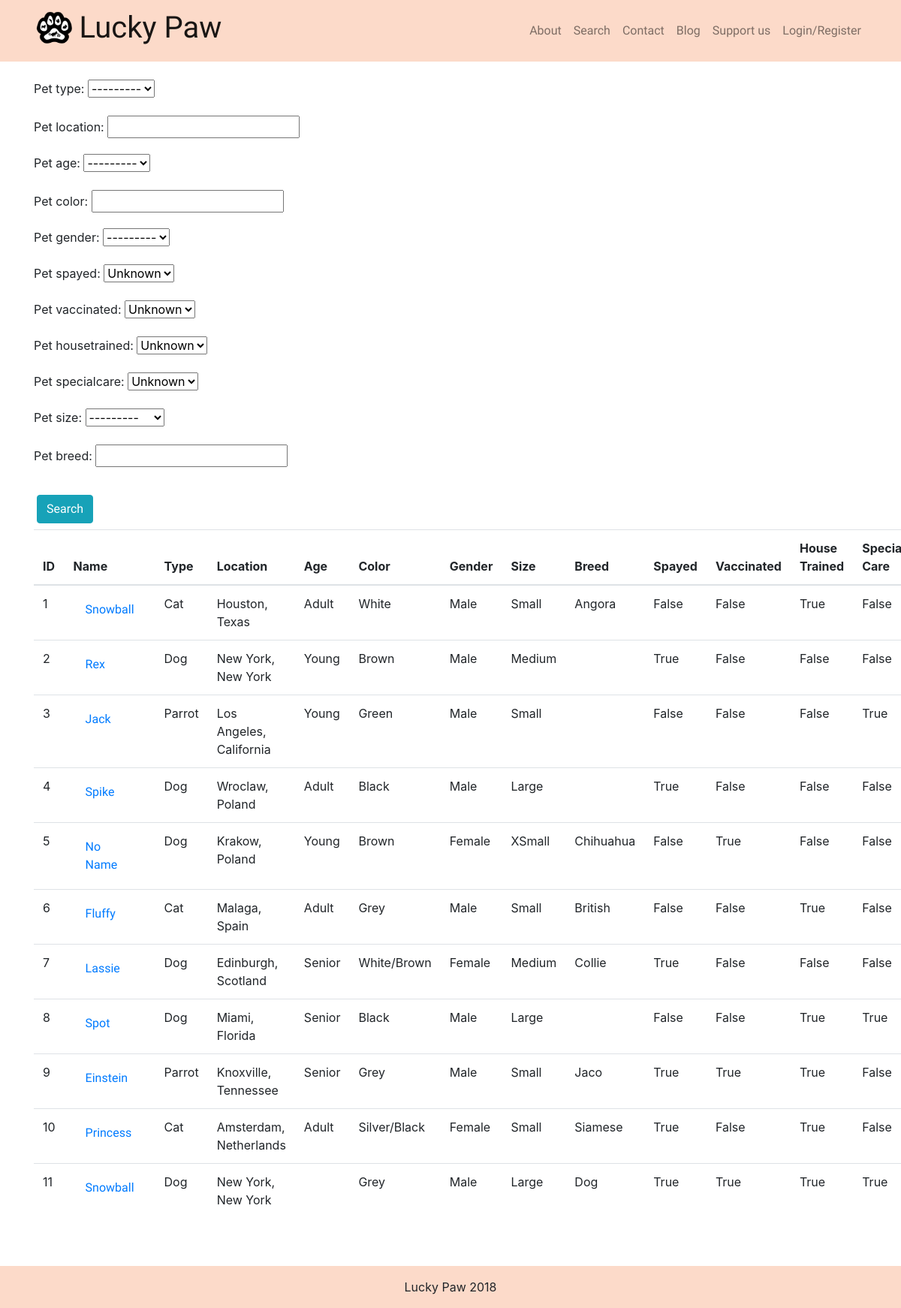
The app's page /search/ with its own data.
### app/models.py (models this page shows, shortened)
class Pet(models.Model):
    pet_id = models.AutoField(primary_key=True)
    pet_name = models.CharField(max_length=50, default ='No Name', blank=False)
    pet_type_choice = (('Cat','Cat'),('Dog','Dog'),('Parrot','Parrot'))
    pet_type = models.CharField(max_length=50, choices=pet_type_choice, blank=True)
    pet_location = models.CharField(max_length=50, default='', blank=True)
    pet_age_choice = (('Young','Young'),('Adult','Adult'),('Senior','Senior'))
    pet_age = models.CharField(max_length=50, choices=pet_age_choice, blank=True)
    pet_color = models.CharField(max_length=50, default='', blank=True)
    pet_gender_choice = (('Male','Male'),('Female','Female'))
    pet_gender = models.CharField(max_length=50, choices=pet_gender_choice, blank=True)
    pet_size_choice = (('Very Small','Very Small'), ('Small','Small'),('Medium','Medium'),('Large','Large'),('Very Large','Very Large'))
    pet_size = models.CharField(max_length=50, choices=pet_size_choice, blank=True)
    pet_breed = models.CharField(max_length=50, default='', blank=True)
    pet_photo = models.ImageField(upload_to='pet_images', default='pet_images/default_photo.jpg')
    pet_description = models.CharField(max_length=500, default='', blank=True)
    pet_gallery = models.OneToOneField(Gallery, related_name='pet_gallery', on_delete=models.SET_NULL, blank=True, null=True)
    pet_spayed = models.BooleanField()
    pet_vaccinated = models.BooleanField()
    pet_housetrained = models.BooleanField()
    pet_specialcare = models.BooleanField()
    pet_supervisor = models.ForeignKey(Supervisor, on_delete=models.SET_NULL, blank=True, null=True)

### app/views.py (the view)
# urls.py: path('search/', views.search, name='search'),
def search(request):
    pet_list = models.Pet.objects.all()
    pet_filter = PetFilter(request.GET, queryset=pet_list)
    return render(request, 'app/pet_list.html', {'filter': pet_filter})

### app/templates/app/pet_list.html
{% extends 'app/base.html' %}
{% block content %}
  <form method="get">
    <div class="form-group d-inline-block">
    {{ filter.form.as_p }}
    </div>
    <button class="ml-1 btn btn-info d-block" type="submit">Search</button>
  </form>
  <table class="table table-stripped mt-2">
      <thead>
          <th>ID</th>
          <th>Name</th>
          <th>Type</th>
          <th>Location</th>
          <th>Age</th>
          <th>Color</th>
          <th>Gender</th>
          <th>Size</th>
          <th>Breed</th>
          <th>Spayed</th>
          <th>Vaccinated</th>
          <th>House Trained</th>
          <th>Special Care</th>
      </thead>
      <tbody>
          {% for pet in filter.qs %}
            <tr>
              <td>{{ pet.pet_id }}</td>
              <td><a class="nav-link" href="{% url 'pet_profile' pet_id=pet.pet_id %}">{{ pet.pet_name }}</a></td>
              <td>{{ pet.pet_type }}</td>
              <td>{{ pet.pet_location }}</td>
              <td>{{ pet.pet_age }}</td>
              <td>{{ pet.pet_color }}</td>
              <td>{{ pet.pet_gender }}</td>
              <td>{{ pet.pet_size }}</td>
              <td>{{ pet.pet_breed }}</td>
              <td>{{ pet.pet_spayed }}</td>
              <td>{{ pet.pet_vaccinated }}</td>
              <td>{{ pet.pet_housetrained }}</td>
              <td>{{ pet.pet_specialcare }}</td>
            </tr>
          {% endfor %}
      </tbody>
  </table>
{% endblock %}

### app/static/css/base.css (style rules this page uses)
h1, h2, h3, h4, h5, h6, a, button { font-family: 'Handlee', cursive; }
html { position: relative; min-height: 100%; }

### records on screen
Pet: pet_id "1", pet_name "Snowball", pet_type "Cat", pet_location "Houston, Texas", pet_age "Adult", pet_color "White", pet_gender "Male", pet_size "Small", pet_breed "Angora", pet_spayed "False", pet_vaccinated "False", pet_housetrained "True", pet_specialcare "False"
Pet: pet_id "2", pet_name "Rex", pet_type "Dog", pet_location "New York, New York", pet_age "Young", pet_color "Brown", pet_gender "Male", pet_size "Medium", pet_spayed "True", pet_vaccinated "False", pet_housetrained "False", pet_specialcare "False"
Pet: pet_id "3", pet_name "Jack", pet_type "Parrot", pet_location "Los Angeles, California", pet_age "Young", pet_color "Green", pet_gender "Male", pet_size "Small", pet_spayed "False", pet_vaccinated "False", pet_housetrained "False", pet_specialcare "True"
Pet: pet_id "4", pet_name "Spike", pet_type "Dog", pet_location "Wroclaw, Poland", pet_age "Adult", pet_color "Black", pet_gender "Male", pet_size "Large", pet_spayed "True", pet_vaccinated "False", pet_housetrained "False", pet_specialcare "False"
Pet: pet_id "5", pet_name "No Name", pet_type "Dog", pet_location "Krakow, Poland", pet_age "Young", pet_color "Brown", pet_gender "Female", pet_size "XSmall", pet_breed "Chihuahua", pet_spayed "False", pet_vaccinated "True", pet_housetrained "False", pet_specialcare "False"
Pet: pet_id "6", pet_name "Fluffy", pet_type "Cat", pet_location "Malaga, Spain", pet_age "Adult", pet_color "Grey", pet_gender "Male", pet_size "Small", pet_breed "British", pet_spayed "False", pet_vaccinated "False", pet_housetrained "True", pet_specialcare "False"
Pet: pet_id "7", pet_name "Lassie", pet_type "Dog", pet_location "Edinburgh, Scotland", pet_age "Senior", pet_color "White/Brown", pet_gender "Female", pet_size "Medium", pet_breed "Collie", pet_spayed "True", pet_vaccinated "False", pet_housetrained "False", pet_specialcare "False"
Pet: pet_id "8", pet_name "Spot", pet_type "Dog", pet_location "Miami, Florida", pet_age "Senior", pet_color "Black", pet_gender "Male", pet_size "Large", pet_spayed "False", pet_vaccinated "False", pet_housetrained "True", pet_specialcare "True"
Pet: pet_id "9", pet_name "Einstein", pet_type "Parrot", pet_location "Knoxville, Tennessee", pet_age "Senior", pet_color "Grey", pet_gender "Male", pet_size "Small", pet_breed "Jaco", pet_spayed "True", pet_vaccinated "True", pet_housetrained "True", pet_specialcare "False"
Pet: pet_id "10", pet_name "Princess", pet_type "Cat", pet_location "Amsterdam, Netherlands", pet_age "Adult", pet_color "Silver/Black", pet_gender "Female", pet_size "Small", pet_breed "Siamese", pet_spayed "True", pet_vaccinated "False", pet_housetrained "True", pet_specialcare "False"
Pet: pet_id "11", pet_name "Snowball", pet_type "Dog", pet_location "New York, New York", pet_color "Grey", pet_gender "Male", pet_size "Large", pet_breed "Dog", pet_spayed "True", pet_vaccinated "True", pet_housetrained "True", pet_specialcare "True"
